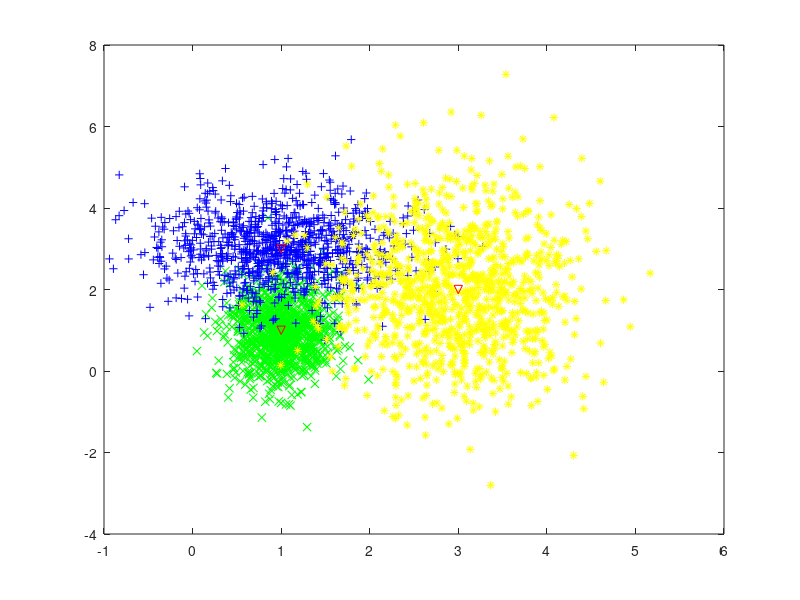

This chart was generated by the following MATLAB code: (Note: this script raises an error after producing the figure.)
function K_mean()
%
% Description: Unsupervised Learning: K-mean.
%

% rand('state',0);
% randn('state',0);

K_num=3;
mu_x=[1 1; 1 3; 3 2];
var_x=[0.1 0.5; 0.5 0.5; 0.5 2];
L_grp=1000;
% Create K data clusters
grp1=[mu_x(1,1)+randn(L_grp,1)*sqrt(var_x(1,1)) ...
    mu_x(1,2)+randn(L_grp,1)*sqrt(var_x(1,2))];
grp2=[mu_x(2,1)+randn(L_grp,1)*sqrt(var_x(2,1)) ...
    mu_x(2,2)+randn(L_grp,1)*sqrt(var_x(2,2))];
grp3=[mu_x(3,1)+randn(L_grp,1)*sqrt(var_x(3,1)) ...
    mu_x(3,2)+randn(L_grp,1)*sqrt(var_x(3,2))];

group=[grp1;grp2;grp3];

% Show figure
show_figure=1;
if show_figure==1
    figure;
    plot(grp1(:,1),grp1(:,2),'gx'); hold on;
    plot(grp2(:,1),grp2(:,2),'b+'); hold on;
    plot(grp3(:,1),grp3(:,2),'y*'); hold on;
    plot(mu_x(:,1),mu_x(:,2),'rv');
end

% Get random interleaver
[Ix_il,Ix_deil]=srand(L_grp*K_num,7);

% Shuffle all data randomly.
group_int=group(Ix_il,:);

% group space
grp1=group_int(:,1);
grp2=group_int(:,2);
min1=min(grp1); max1=max(grp1); Step1=(max1-min1)/(K_num-1);
min2=min(grp2); max2=max(grp2); Step2=(max2-min2)/(K_num-1);

% Initialization
cent_x=zeros(K_num,2);  % Centers
for ii=1:K_num
    cent_x(ii,:)=[min1+(ii-1)*Step1 min2+(ii-1)*Step2];
end
int_cent=cent_x;
group_ix=zeros(L_grp*K_num,1);  % For group index
dis_total=0;  % total distance
last_dis_total=0; 

for itr=1:50
    itr
    for ll=1:L_grp*K_num
        x_sample=group_int(ll,:);
        % Find which cluster
        min_dis=(x_sample-cent_x(1,:))*(x_sample-cent_x(1,:))';
        group_ix(ll)=1;
        for kk=2:K_num
            dis_temp=(x_sample-cent_x(kk,:))*(x_sample-cent_x(kk,:))';
            if dis_temp<min_dis
                group_ix(ll)=kk;
                min_dis=dis_temp;
            end
        end
        dis_total=dis_total+min_dis;
    end
    % Check convergence
    if abs(dis_total-last_dis_total)<0.1
        break;
    else
        last_dis_total=dis_total;
    end
    % Calculate new centers
    for kk=1:K_num
        ix_temp=find(group_ix==kk);
        cent_x(kk,:)=mean(group_int(ix_temp,:));
    end
end

if show_figure==1
    figure;
    plot(group_int(:,1),group_int(:,2),'k.'); hold on;
    plot(int_cent(:,1),int_cent(:,2),'-m^');
    plot(cent_x(:,1),cent_x(:,2),'rs');
end

mu_x
cent_x

end

